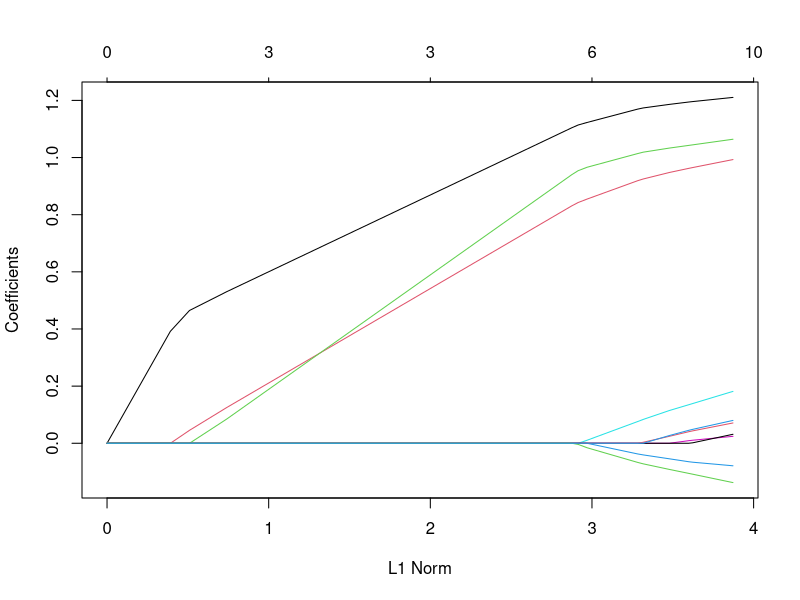
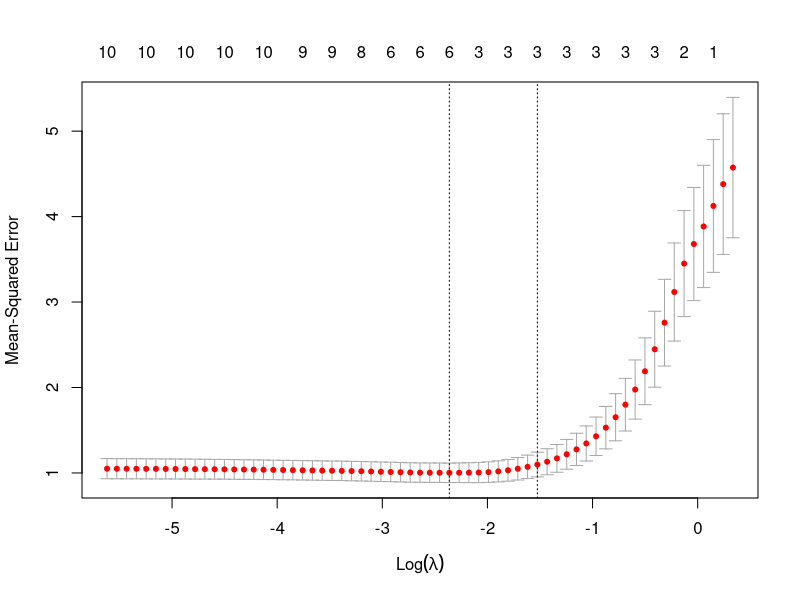

These figures' R source, in order:
## ---- chunk 1
knitr::opts_chunk$set(echo = TRUE)
knitr::opts_chunk$set(error = TRUE)
## ---- chunk 2
set.seed(12345)
n <- 100
p <- 10
s <- 3

beta <- c(rep(1,s), rep(0, p-s))
X <- matrix(rnorm(n*p), ncol=p); eps <- rnorm(n)
y <- X%*%beta + eps

## ---- chunk 3
library(glmnet)
ridge1 <- glmnet(X, y, alpha=1)
plot(ridge1)
# lambda.grid <- seq(2,0, by=0.05)
# ridge2 <- glmnet(X, y, lambda=lambda.grid, alpha=1)
cv.out <- cv.glmnet(X, y, alpha=1)
plot(cv.out)
bestlam <- cv.out$lambda.min
ridge.pred <- predict(ridge1, s= bestlam, newx=X) 
MSE.ridge.ins <- mean((y-ridge.pred)^2)
# out of sample (size n/4)
Xnew <- matrix(rnorm(n/4*p), ncol=p); epsnew <- rnorm(n/4)
ynew <- Xnew%*%beta + epsnew
ridge.pred.out <-  predict(ridge1, s= bestlam, newx=Xnew)
MSE.ridge.out <- mean((ynew-ridge.pred.out)^2)

## now for ols

df <- data.frame(y=y,X=X)
ols1 <- lm(y~X, data=df)
MSE.ols.ins <- mean((y-predict(ols1))^2)
yhatnew <- cbind(1,Xnew)%*%coef(ols1)
MSE.ols.out <- mean((ynew - yhatnew)^2)


# compare coefficients
Coefs <- cbind(coef(ols1), as.vector(predict(ridge1, s=bestlam, newx=X, type="coefficients")))
colnames(Coefs) <- c("OLS", "Ridge")
head(Coefs)
